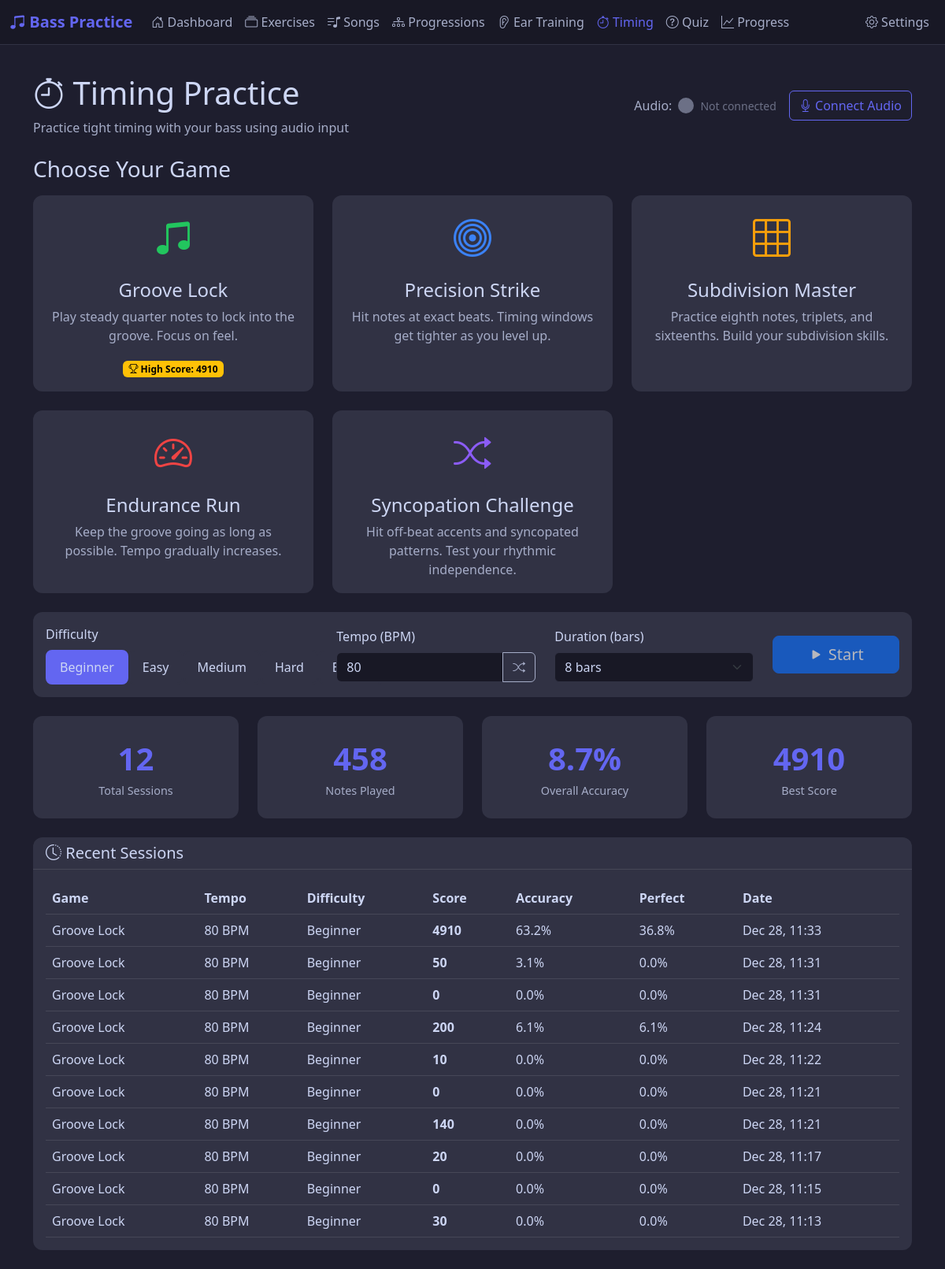
Screenshot of /timing with the database file from the repository.
### app/models.py (models this page shows, shortened)
class TimingHighScore(db.Model):
    __tablename__ = 'timing_high_scores'
    id = db.Column(db.Integer, primary_key=True)
    game_mode = db.Column(db.String(30), nullable=False)
    tempo_bpm = db.Column(db.Integer, nullable=False)
    difficulty = db.Column(db.Integer, default=1)
    high_score = db.Column(db.Integer, default=0)
    best_accuracy = db.Column(db.Float, default=0.0)  # Percentage
    best_streak = db.Column(db.Integer, default=0)  # Consecutive perfect hits
    achieved_at = db.Column(db.DateTime, default=datetime.utcnow)

class TimingSession(db.Model):
    __tablename__ = 'timing_sessions'
    id = db.Column(db.Integer, primary_key=True)
    session_date = db.Column(db.Date, nullable=False, default=date.today)
    tempo_bpm = db.Column(db.Integer, nullable=False)
    game_mode = db.Column(db.String(30), nullable=False)  # groove, precision, endurance, subdivisions
    difficulty = db.Column(db.Integer, default=1)  # 1-5
    total_notes = db.Column(db.Integer, default=0)
    perfect_hits = db.Column(db.Integer, default=0)  # Within tight threshold
    good_hits = db.Column(db.Integer, default=0)  # Within acceptable threshold
    early_hits = db.Column(db.Integer, default=0)
    late_hits = db.Column(db.Integer, default=0)
    missed_notes = db.Column(db.Integer, default=0)
    average_timing_ms = db.Column(db.Float, default=0.0)  # Average deviation from perfect
    score = db.Column(db.Integer, default=0)
    duration_seconds = db.Column(db.Integer, default=0)
    created_at = db.Column(db.DateTime, default=datetime.utcnow)
    @property
    def accuracy_percentage(self):
        if self.total_notes == 0:
            return 0
        return round((self.perfect_hits + self.good_hits) / self.total_notes * 100, 1)
    @property
    def perfect_percentage(self):
        if self.total_notes == 0:
            return 0
        return round(self.perfect_hits / self.total_notes * 100, 1)

### app/routes.py (the view)
@main_bp.route('/timing')
def timing_practice():
    high_scores = {}
    for mode in GAME_MODES.keys():
        best = TimingHighScore.query.filter_by(game_mode=mode).order_by(
            TimingHighScore.high_score.desc()
        ).first()
        high_scores[mode] = best
    recent_sessions = TimingSession.query.order_by(
        TimingSession.created_at.desc()
    ).limit(10).all()
    total_sessions = TimingSession.query.count()
    total_notes = db.session.query(db.func.sum(TimingSession.total_notes)).scalar() or 0
    total_perfect = db.session.query(db.func.sum(TimingSession.perfect_hits)).scalar() or 0
    overall_accuracy = round(total_perfect / total_notes * 100, 1) if total_notes > 0 else 0
    best_session = TimingSession.query.order_by(TimingSession.score.desc()).first()
    return render_template('timing_practice.html',
        game_modes=GAME_MODES,
        difficulty_levels=DIFFICULTY_LEVELS,
        high_scores=high_scores,
        recent_sessions=recent_sessions,
        total_sessions=total_sessions,
        total_notes=total_notes,
        overall_accuracy=overall_accuracy,
        best_session=best_session
    )

### app/templates/timing_practice.html (shortened to what this page needs)
{% extends "base.html" %}
{% block content %}
<div class="container py-4">
    <div class="d-flex justify-content-between align-items-center mb-4">
        <div>
            <h1><i class="bi bi-stopwatch"></i> Timing Practice</h1>
            <p class="text-secondary mb-0">Practice tight timing with your bass using audio input</p>
        </div>
        <div class="d-flex align-items-center gap-3">
            <div class="d-flex align-items-center gap-2">
                <span class="text-secondary">Audio:</span>
                <div class="audio-indicator" id="audio-status"></div>
                <span id="audio-status-text" class="text-muted small">Not connected</span>
            </div>
            <button class="btn btn-outline-primary" id="connect-audio-btn">
                <i class="bi bi-mic"></i> Connect Audio
            </button>
        </div>
    </div>
    <div id="game-selection">
        <h3 class="mb-3">Choose Your Game</h3>
        <div class="row g-4 mb-4">
            {% for mode_id, mode in game_modes.items() %}
            <div class="col-md-4">
                <div class="card game-card h-100" data-mode="{{ mode_id }}">
                    <div class="card-body text-center">
                        <div class="game-icon" style="color: {{ mode.color }};">
                            <i class="bi bi-{{ mode.icon }}"></i>
                        </div>
                        <h4 class="card-title">{{ mode.name }}</h4>
                        <p class="card-text">{{ mode.description }}</p>
                        {% if high_scores.get(mode_id) %}
                        <div class="mt-3">
                            <span class="badge bg-warning text-dark">
                                <i class="bi bi-trophy"></i> High Score: {{ high_scores[mode_id].high_score }}
                            </span>
                        </div>
                        {% endif %}
                    </div>
                </div>
            </div>
            {% endfor %}
        </div>
        <div class="card mb-4">
            <div class="card-body">
                <div class="row align-items-center">
                    <div class="col-md-4">
                        <label class="form-label">Difficulty</label>
                        <div class="btn-group d-flex" role="group">
                            {% for level, config in difficulty_levels.items() %}
                            <button type="button" class="difficulty-btn flex-fill {% if level == 1 %}selected{% endif %}" data-difficulty="{{ level }}">
                                {{ config.name }}
                            </button>
                            {% endfor %}
                        </div>
                    </div>
                    <div class="col-md-3">
                        <label class="form-label">Tempo (BPM)</label>
                        <div class="input-group">
                            <input type="number" class="form-control" id="tempo-input" min="40" max="200" value="80">
                            <button class="btn btn-outline-secondary" type="button" id="random-tempo-btn" title="Random tempo">
                                <i class="bi bi-shuffle"></i>
                            </button>
                        </div>
                    </div>
                    <div class="col-md-3">
                        <label class="form-label">Duration (bars)</label>
                        <select class="form-select" id="duration-select">
                            <option value="8" selected>8 bars</option>
                        </select>
                    </div>
                    <div class="col-md-2 d-flex align-items-end">
                        <button class="btn btn-primary btn-lg w-100" id="start-game-btn" disabled>
                            <i class="bi bi-play-fill"></i> Start
                        </button>
                    </div>
                </div>
            </div>
        </div>
        <div class="row g-4">
            <div class="col-md-3">
                <div class="card stat-card">
                    <div class="stat-value">{{ total_sessions }}</div>
                    <div class="stat-label">Total Sessions</div>
                </div>
            </div>
            <div class="col-md-3">
                <div class="card stat-card">
                    <div class="stat-value">{{ total_notes }}</div>
                    <div class="stat-label">Notes Played</div>
                </div>
            </div>
            <div class="col-md-3">
                <div class="card stat-card">
                    <div class="stat-value">{{ overall_accuracy }}%</div>
                    <div class="stat-label">Overall Accuracy</div>
                </div>
            </div>
            <div class="col-md-3">
                <div class="card stat-card">
                    <div class="stat-value">{% if best_session %}{{ best_session.score }}{% else %}0{% endif %}</div>
                    <div class="stat-label">Best Score</div>
                </div>
            </div>
        </div>
        {% if recent_sessions %}
        <div class="card mt-4">
            <div class="card-header">
                <h5 class="mb-0"><i class="bi bi-clock-history"></i> Recent Sessions</h5>
            </div>
            <div class="card-body">
                <div class="table-responsive">
                    <table class="table table-dark table-hover mb-0">
                        <thead>
                            <tr>
                                <th>Game</th>
                                <th>Tempo</th>
                                <th>Difficulty</th>
                                <th>Score</th>
                                <th>Accuracy</th>
                                <th>Perfect</th>
                                <th>Date</th>
                            </tr>
                        </thead>
                        <tbody>
                            {% for session in recent_sessions %}
                            <tr>
                                <td>{{ game_modes[session.game_mode].name if session.game_mode in game_modes else session.game_mode }}</td>
                                <td>{{ session.tempo_bpm }} BPM</td>
                                <td>{{ difficulty_levels[session.difficulty].name if session.difficulty in difficulty_levels else session.difficulty }}</td>
                                <td><strong>{{ session.score }}</strong></td>
                                <td>{{ session.accuracy_percentage }}%</td>
                                <td>{{ session.perfect_percentage }}%</td>
                                <td>{{ session.created_at.strftime('%b %d, %H:%M') }}</td>
                            </tr>
                            {% endfor %}
                        </tbody>
                    </table>
                </div>
            </div>
        </div>
        {% endif %}
    </div>
</div>
{% endblock %}

### app/templates/base.html (style rules this page uses)
:root { --primary-color: #6366f1; --secondary-color: #8b5cf6; --accent-color: #f59e0b; --dark-bg: #1e1e2e; --darker-bg: #181825; --card-bg: #313244; --text-primary: #cdd6f4; --text-secondary: #a6adc8; --text-muted: #6c7086; }
body { background-color: var(--dark-bg); color: var(--text-primary); font-family: 'Segoe UI', system-ui, sans-serif; min-height: 100vh; }
h1, h2, h3, h4, h5, h6 { color: var(--text-primary); }
p, span, div, li, td, th, label { color: var(--text-primary); }
.text-secondary { color: var(--text-secondary) !important; }
.text-muted { color: var(--text-muted) !important; }
.card { background-color: var(--card-bg); border: none; border-radius: 12px; color: var(--text-primary); }
.card-title, .card-header, .card-body, .card-footer { color: var(--text-primary); }
.card-header { background-color: transparent; border-bottom: 1px solid rgba(255,255,255,0.1); color: var(--text-primary); }
.card-text { color: var(--text-secondary); }
.btn-primary { background-color: var(--primary-color); border-color: var(--primary-color); color: #ffffff; }
.btn-outline-primary { color: var(--primary-color); border-color: var(--primary-color); }
.btn-outline-secondary { color: var(--text-secondary); border-color: var(--text-secondary); }
.badge { color: #ffffff; }
.badge.bg-warning { color: #000000 !important; }
.stat-card { text-align: center; padding: 1.5rem; }
.stat-card .stat-value { font-size: 2.5rem; font-weight: 700; color: var(--primary-color); }
.stat-card .stat-label { color: var(--text-secondary); font-size: 0.9rem; }
.form-control, .form-select { background-color: var(--darker-bg); border-color: var(--card-bg); color: var(--text-primary); }
.form-control::placeholder { color: var(--text-muted); }
.form-label { color: var(--text-primary); }
.form-select option { background-color: var(--darker-bg); color: var(--text-primary); }
input, textarea, select { color: var(--text-primary) !important; }
input::placeholder, textarea::placeholder { color: var(--text-muted) !important; }
.table { color: var(--text-primary); --bs-table-color: var(--text-primary); }
.table-dark { --bs-table-bg: var(--card-bg); --bs-table-color: var(--text-primary); --bs-table-border-color: rgba(255,255,255,0.1); color: var(--text-primary); }
.table-dark th, .table-dark td { color: var(--text-primary); }
small, .small { color: var(--text-secondary); }

### app/templates/timing_practice.html (style rules this page uses)
.game-card { cursor: pointer; transition: all 0.3s ease; border: 2px solid transparent; }
.game-icon { font-size: 3rem; margin-bottom: 1rem; }
.audio-indicator { width: 20px; height: 20px; border-radius: 50%; background: #6c7086; transition: all 0.1s ease; }
.difficulty-btn { padding: 0.5rem 1rem; border-radius: 8px; border: 2px solid var(--card-bg); background: transparent; color: var(--text-primary); cursor: pointer; transition: all 0.2s ease; }
.difficulty-btn.selected { background: var(--primary-color); border-color: var(--primary-color); }

### rows the page displays
TimingHighScore: high_score "4910"
TimingSession: score "4910", game_mode "Groove Lock", tempo_bpm "80", difficulty "Beginner", accuracy_percentage "63.2", perfect_percentage "36.8", created_at "Dec 28, 11:33"
TimingSession: game_mode "Groove Lock", tempo_bpm "80", difficulty "Beginner", score "50", accuracy_percentage "3.1", perfect_percentage "0.0", created_at "Dec 28, 11:31"
TimingSession: game_mode "Groove Lock", tempo_bpm "80", difficulty "Beginner", score "0", accuracy_percentage "0.0", perfect_percentage "0.0", created_at "Dec 28, 11:31"
TimingSession: game_mode "Groove Lock", tempo_bpm "80", difficulty "Beginner", score "200", accuracy_percentage "6.1", perfect_percentage "6.1", created_at "Dec 28, 11:24"
TimingSession: game_mode "Groove Lock", tempo_bpm "80", difficulty "Beginner", score "10", accuracy_percentage "0.0", perfect_percentage "0.0", created_at "Dec 28, 11:22"
TimingSession: game_mode "Groove Lock", tempo_bpm "80", difficulty "Beginner", score "0", accuracy_percentage "0.0", perfect_percentage "0.0", created_at "Dec 28, 11:21"
TimingSession: game_mode "Groove Lock", tempo_bpm "80", difficulty "Beginner", score "140", accuracy_percentage "0.0", perfect_percentage "0.0", created_at "Dec 28, 11:21"
TimingSession: game_mode "Groove Lock", tempo_bpm "80", difficulty "Beginner", score "20", accuracy_percentage "0.0", perfect_percentage "0.0", created_at "Dec 28, 11:17"
TimingSession: game_mode "Groove Lock", tempo_bpm "80", difficulty "Beginner", score "0", accuracy_percentage "0.0", perfect_percentage "0.0", created_at "Dec 28, 11:15"
TimingSession: game_mode "Groove Lock", tempo_bpm "80", difficulty "Beginner", score "30", accuracy_percentage "0.0", perfect_percentage "0.0", created_at "Dec 28, 11:13"

### other values shown
{{ mode.name }} "Groove Lock" "Precision Strike" "Subdivision Master" "Endurance Run" "Syncopation Challenge"
{{ mode.description }} "Play steady quarter notes to lock into the groove. Focus on feel." "Hit notes at exact beats. Timing windows get tighter as you level up." "Practice eighth notes, triplets, and sixteenths. Build your subdivision skills." "Keep the groove going as long as possible. Tempo gradually increases." "Hit off-beat accents and syncopated patterns. Test your rhythmic independence."
{{ config.name }} "Beginner" "Easy" "Medium" "Hard"
{{ total_sessions }} "12"
{{ total_notes }} "458"
{{ overall_accuracy }} "8.7"
